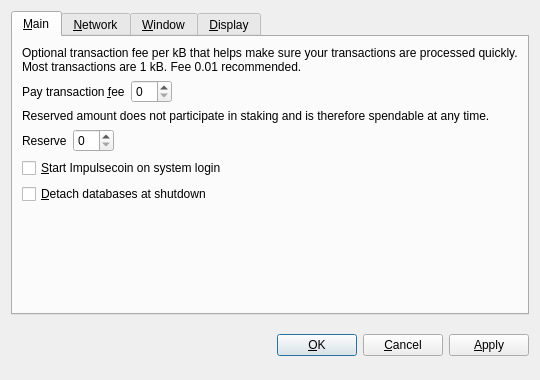
<?xml version="1.0" encoding="UTF-8"?>
<ui version="4.0">
 <class>OptionsDialog</class>
 <widget class="QDialog" name="OptionsDialog">
  <property name="geometry">
   <rect>
    <x>0</x>
    <y>0</y>
    <width>540</width>
    <height>380</height>
   </rect>
  </property>
  <property name="windowTitle">
   <string>Options</string>
  </property>
  <property name="modal">
   <bool>true</bool>
  </property>
  <layout class="QVBoxLayout" name="verticalLayout">
   <item>
    <widget class="QTabWidget" name="tabWidget">
     <property name="tabPosition">
      <enum>QTabWidget::North</enum>
     </property>
     <property name="currentIndex">
      <number>0</number>
     </property>
     <widget class="QWidget" name="tabMain">
      <attribute name="title">
       <string>&amp;Main</string>
      </attribute>
      <layout class="QVBoxLayout" name="verticalLayout_Main">
       <item>
        <widget class="QLabel" name="transactionFeeInfoLabel">
         <property name="text">
          <string>Optional transaction fee per kB that helps make sure your transactions are processed quickly. Most transactions are 1 kB. Fee 0.01 recommended.</string>
         </property>
         <property name="textFormat">
          <enum>Qt::PlainText</enum>
         </property>
         <property name="wordWrap">
          <bool>true</bool>
         </property>
        </widget>
       </item>
       <item>
        <layout class="QHBoxLayout" name="horizontalLayoutFee">
         <item>
          <widget class="QLabel" name="transactionFeeLabel">
           <property name="text">
            <string>Pay transaction &amp;fee</string>
           </property>
           <property name="textFormat">
            <enum>Qt::PlainText</enum>
           </property>
           <property name="buddy">
            <cstring>transactionFee</cstring>
           </property>
          </widget>
         </item>
         <item>
          <widget class="BitcoinAmountField" name="transactionFee"/>
         </item>
         <item>
          <spacer name="horizontalSpacerFee">
           <property name="orientation">
            <enum>Qt::Horizontal</enum>
           </property>
           <property name="sizeHint" stdset="0">
            <size>
             <width>40</width>
             <height>20</height>
            </size>
           </property>
          </spacer>
         </item>
        </layout>
       </item>
       <item>
        <widget class="QLabel" name="reserveBalanceInfoLabel">
         <property name="text">
          <string>Reserved amount does not participate in staking and is therefore spendable at any time.</string>
         </property>
         <property name="textFormat">
          <enum>Qt::PlainText</enum>
         </property>
         <property name="wordWrap">
          <bool>true</bool>
         </property>
        </widget>
       </item>
       <item>
        <layout class="QHBoxLayout" name="horizontalLayoutReserveBalance">
         <item>
          <widget class="QLabel" name="reserveBalanceLabel">
           <property name="text">
            <string>Reserve</string>
           </property>
           <property name="textFormat">
            <enum>Qt::PlainText</enum>
           </property>
           <property name="buddy">
            <cstring>reserveBalance</cstring>
           </property>
          </widget>
         </item>
         <item>
          <widget class="BitcoinAmountField" name="reserveBalance"/>
         </item>
         <item>
          <spacer name="horizontalSpacerReserveBalance">
           <property name="orientation">
            <enum>Qt::Horizontal</enum>
           </property>
           <property name="sizeHint" stdset="0">
            <size>
             <width>40</width>
             <height>20</height>
            </size>
           </property>
          </spacer>
         </item>
        </layout>
       </item>
       <item>
        <widget class="QCheckBox" name="bitcoinAtStartup">
         <property name="toolTip">
          <string>Automatically start Impulsecoin after logging in to the system.</string>
         </property>
         <property name="text">
          <string>&amp;Start Impulsecoin on system login</string>
         </property>
        </widget>
       </item>
       <item>
        <widget class="QCheckBox" name="detachDatabases">
         <property name="toolTip">
          <string>Detach block and address databases at shutdown. This means they can be moved to another data directory, but it slows down shutdown. The wallet is always detached.</string>
         </property>
         <property name="text">
          <string>&amp;Detach databases at shutdown</string>
         </property>
        </widget>
       </item>
       <item>
        <spacer name="verticalSpacer_Main">
         <property name="orientation">
          <enum>Qt::Vertical</enum>
         </property>
         <property name="sizeHint" stdset="0">
          <size>
           <width>20</width>
           <height>40</height>
          </size>
         </property>
        </spacer>
       </item>
      </layout>
     </widget>
     <widget class="QWidget" name="tabNetwork">
      <attribute name="title">
       <string>&amp;Network</string>
      </attribute>
      <layout class="QVBoxLayout" name="verticalLayout_Network">
       <item>
        <widget class="QCheckBox" name="mapPortUpnp">
         <property name="toolTip">
          <string>Automatically open the Impulsecoin client port on the router. This only works when your router supports UPnP and it is enabled.</string>
         </property>
         <property name="text">
          <string>Map port using &amp;UPnP</string>
         </property>
        </widget>
       </item>
       <item>
        <widget class="QCheckBox" name="connectSocks">
         <property name="toolTip">
          <string>Connect to the Impulsecoin network through a SOCKS proxy (e.g. when connecting through Tor).</string>
         </property>
         <property name="text">
          <string>&amp;Connect through SOCKS proxy:</string>
         </property>
        </widget>
       </item>
       <item>
        <layout class="QHBoxLayout" name="horizontalLayout_Network">
         <item>
          <widget class="QLabel" name="proxyIpLabel">
           <property name="text">
            <string>Proxy &amp;IP:</string>
           </property>
           <property name="textFormat">
            <enum>Qt::PlainText</enum>
           </property>
           <property name="buddy">
            <cstring>proxyIp</cstring>
           </property>
          </widget>
         </item>
         <item>
          <widget class="QValidatedLineEdit" name="proxyIp">
           <property name="maximumSize">
            <size>
             <width>140</width>
             <height>16777215</height>
            </size>
           </property>
           <property name="toolTip">
            <string>IP address of the proxy (e.g. 127.0.0.1)</string>
           </property>
          </widget>
         </item>
         <item>
          <widget class="QLabel" name="proxyPortLabel">
           <property name="text">
            <string>&amp;Port:</string>
           </property>
           <property name="textFormat">
            <enum>Qt::PlainText</enum>
           </property>
           <property name="buddy">
            <cstring>proxyPort</cstring>
           </property>
          </widget>
         </item>
         <item>
          <widget class="QLineEdit" name="proxyPort">
           <property name="maximumSize">
            <size>
             <width>55</width>
             <height>16777215</height>
            </size>
           </property>
           <property name="toolTip">
            <string>Port of the proxy (e.g. 9050)</string>
           </property>
          </widget>
         </item>
         <item>
          <widget class="QLabel" name="socksVersionLabel">
           <property name="text">
            <string>SOCKS &amp;Version:</string>
           </property>
           <property name="textFormat">
            <enum>Qt::PlainText</enum>
           </property>
           <property name="buddy">
            <cstring>socksVersion</cstring>
           </property>
          </widget>
         </item>
         <item>
          <widget class="QValueComboBox" name="socksVersion">
           <property name="toolTip">
            <string>SOCKS version of the proxy (e.g. 5)</string>
           </property>
          </widget>
         </item>
         <item>
          <spacer name="horizontalSpacer_Network">
           <property name="orientation">
            <enum>Qt::Horizontal</enum>
           </property>
           <property name="sizeHint" stdset="0">
            <size>
             <width>40</width>
             <height>20</height>
            </size>
           </property>
          </spacer>
         </item>
        </layout>
       </item>
       <item>
        <spacer name="verticalSpacer_Network">
         <property name="orientation">
          <enum>Qt::Vertical</enum>
         </property>
         <property name="sizeHint" stdset="0">
          <size>
           <width>20</width>
           <height>40</height>
          </size>
         </property>
        </spacer>
       </item>
      </layout>
     </widget>
     <widget class="QWidget" name="tabWindow">
      <attribute name="title">
       <string>&amp;Window</string>
      </attribute>
      <layout class="QVBoxLayout" name="verticalLayout_Window">
       <item>
        <widget class="QCheckBox" name="minimizeToTray">
         <property name="toolTip">
          <string>Show only a tray icon after minimizing the window.</string>
         </property>
         <property name="text">
          <string>&amp;Minimize to the tray instead of the taskbar</string>
         </property>
        </widget>
       </item>
       <item>
        <widget class="QCheckBox" name="minimizeOnClose">
         <property name="toolTip">
          <string>Minimize instead of exit the application when the window is closed. When this option is enabled, the application will be closed only after selecting Quit in the menu.</string>
         </property>
         <property name="text">
          <string>M&amp;inimize on close</string>
         </property>
        </widget>
       </item>
       <item>
        <spacer name="verticalSpacer_Window">
         <property name="orientation">
          <enum>Qt::Vertical</enum>
         </property>
         <property name="sizeHint" stdset="0">
          <size>
           <width>20</width>
           <height>40</height>
          </size>
         </property>
        </spacer>
       </item>
      </layout>
     </widget>
     <widget class="QWidget" name="tabDisplay">
      <attribute name="title">
       <string>&amp;Display</string>
      </attribute>
      <layout class="QVBoxLayout" name="verticalLayout_Display">
       <item>
        <layout class="QHBoxLayout" name="horizontalLayout_1_Display">
         <item>
          <widget class="QLabel" name="langLabel">
           <property name="text">
            <string>User Interface &amp;language:</string>
           </property>
           <property name="textFormat">
            <enum>Qt::PlainText</enum>
           </property>
           <property name="buddy">
            <cstring>lang</cstring>
           </property>
          </widget>
         </item>
         <item>
          <widget class="QValueComboBox" name="lang">
           <property name="toolTip">
            <string>The user interface language can be set here. This setting will take effect after restarting Impulsecoin.</string>
           </property>
          </widget>
         </item>
        </layout>
       </item>
       <item>
        <layout class="QHBoxLayout" name="horizontalLayout_2_Display">
         <item>
          <widget class="QLabel" name="unitLabel">
           <property name="text">
            <string>&amp;Unit to show amounts in:</string>
           </property>
           <property name="textFormat">
            <enum>Qt::PlainText</enum>
           </property>
           <property name="buddy">
            <cstring>unit</cstring>
           </property>
          </widget>
         </item>
         <item>
          <widget class="QValueComboBox" name="unit">
           <property name="toolTip">
            <string>Choose the default subdivision unit to show in the interface and when sending coins.</string>
           </property>
          </widget>
         </item>
        </layout>
       </item>
       <item>
        <widget class="QCheckBox" name="displayAddresses">
         <property name="toolTip">
          <string>Whether to show Impulsecoin addresses in the transaction list or not.</string>
         </property>
         <property name="text">
          <string>&amp;Display addresses in transaction list</string>
         </property>
        </widget>
       </item>
       <item>
        <widget class="QCheckBox" name="coinControlFeatures">
         <property name="toolTip">
          <string>Whether to show coin control features or not.</string>
         </property>
         <property name="text">
          <string>Display coin &amp;control features (experts only!)</string>
         </property>
        </widget>
       </item>
       <item>
        <spacer name="verticalSpacer_Display">
         <property name="orientation">
          <enum>Qt::Vertical</enum>
         </property>
         <property name="sizeHint" stdset="0">
          <size>
           <width>20</width>
           <height>40</height>
          </size>
         </property>
        </spacer>
       </item>
      </layout>
     </widget>
    </widget>
   </item>
   <item>
    <layout class="QHBoxLayout" name="horizontalLayout_Buttons">
     <item>
      <spacer name="horizontalSpacer_1">
       <property name="orientation">
        <enum>Qt::Horizontal</enum>
       </property>
       <property name="sizeHint" stdset="0">
        <size>
         <width>40</width>
         <height>48</height>
        </size>
       </property>
      </spacer>
     </item>
     <item>
      <widget class="QLabel" name="statusLabel">
       <property name="font">
        <font>
         <weight>75</weight>
         <bold>true</bold>
        </font>
       </property>
       <property name="text">
        <string/>
       </property>
       <property name="textFormat">
        <enum>Qt::PlainText</enum>
       </property>
       <property name="wordWrap">
        <bool>true</bool>
       </property>
      </widget>
     </item>
     <item>
      <spacer name="horizontalSpacer_2">
       <property name="orientation">
        <enum>Qt::Horizontal</enum>
       </property>
       <property name="sizeHint" stdset="0">
        <size>
         <width>40</width>
         <height>48</height>
        </size>
       </property>
      </spacer>
     </item>
     <item>
      <widget class="QPushButton" name="okButton">
       <property name="text">
        <string>&amp;OK</string>
       </property>
      </widget>
     </item>
     <item>
      <widget class="QPushButton" name="cancelButton">
       <property name="text">
        <string>&amp;Cancel</string>
       </property>
       <property name="autoDefault">
        <bool>false</bool>
       </property>
      </widget>
     </item>
     <item>
      <widget class="QPushButton" name="applyButton">
       <property name="text">
        <string>&amp;Apply</string>
       </property>
       <property name="autoDefault">
        <bool>false</bool>
       </property>
      </widget>
     </item>
    </layout>
   </item>
  </layout>
 </widget>
 <customwidgets>
  <customwidget>
   <class>BitcoinAmountField</class>
   <extends>QSpinBox</extends>
   <header>bitcoinamountfield.h</header>
  </customwidget>
  <customwidget>
   <class>QValueComboBox</class>
   <extends>QComboBox</extends>
   <header>qvaluecombobox.h</header>
  </customwidget>
  <customwidget>
   <class>QValidatedLineEdit</class>
   <extends>QLineEdit</extends>
   <header>qvalidatedlineedit.h</header>
  </customwidget>
 </customwidgets>
 <resources/>
 <connections/>
</ui>
